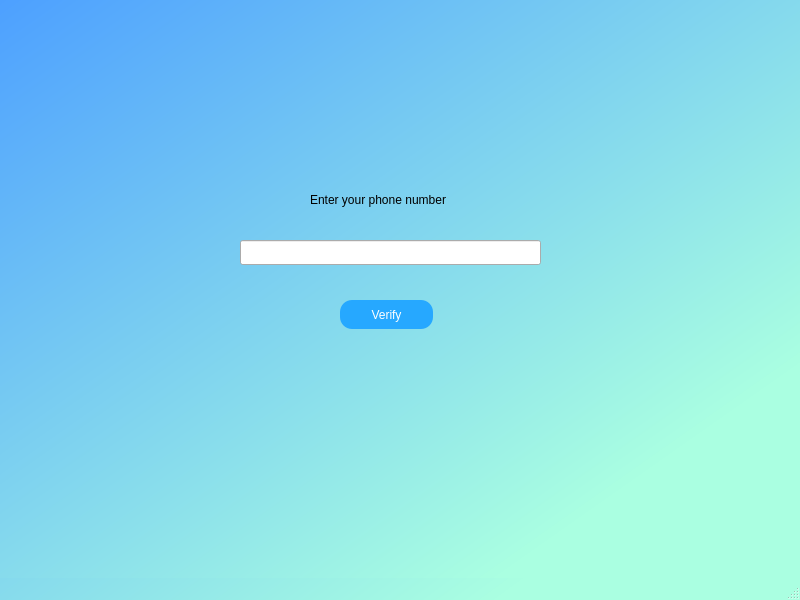
<?xml version="1.0" encoding="UTF-8"?>
<ui version="4.0">
 <class>Signup_page</class>
 <widget class="QMainWindow" name="Signup_page">
  <property name="geometry">
   <rect>
    <x>0</x>
    <y>0</y>
    <width>800</width>
    <height>600</height>
   </rect>
  </property>
  <property name="windowTitle">
   <string>MainWindow</string>
  </property>
  <property name="styleSheet">
   <string notr="true">QMainWindow#Signup_page{
background-color: qlineargradient(spread:pad, x1:0.804, y1:0.823182, x2:0, y2:0, stop:0 rgba(170, 255, 225, 255), stop:1 rgba(77, 160, 255, 255));
}</string>
  </property>
  <widget class="QWidget" name="centralwidget">
   <property name="styleSheet">
    <string notr="true">QWidget#centralwidget{
background-color: qlineargradient(spread:pad, x1:0.804, y1:0.823182, x2:0, y2:0, stop:0 rgba(170, 255, 225, 255), stop:1 rgba(77, 160, 255, 255));
}</string>
   </property>
   <widget class="QLabel" name="label">
    <property name="geometry">
     <rect>
      <x>310</x>
      <y>190</y>
      <width>191</width>
      <height>20</height>
     </rect>
    </property>
    <property name="text">
     <string>Enter your phone number</string>
    </property>
   </widget>
   <widget class="QLineEdit" name="phonenumber">
    <property name="geometry">
     <rect>
      <x>240</x>
      <y>240</y>
      <width>301</width>
      <height>25</height>
     </rect>
    </property>
   </widget>
   <widget class="QPushButton" name="verify">
    <property name="geometry">
     <rect>
      <x>340</x>
      <y>300</y>
      <width>93</width>
      <height>29</height>
     </rect>
    </property>
    <property name="styleSheet">
     <string notr="true">QPushButton 
{
border-radius: 12px;
background: #26a8ff;
font: 700 9pt &quot;Helvetica Now Display&quot;;
color: white;
}
QPushButton:hover
{
background: #61ffed;
}
QPushButton:pressed 
{
background: white;
border: 2px solid #61ffed; 
color: #61ffed;
}
</string>
    </property>
    <property name="text">
     <string>Verify</string>
    </property>
   </widget>
  </widget>
  <widget class="QMenuBar" name="menubar">
   <property name="geometry">
    <rect>
     <x>0</x>
     <y>0</y>
     <width>800</width>
     <height>26</height>
    </rect>
   </property>
  </widget>
  <widget class="QStatusBar" name="statusbar"/>
 </widget>
 <resources/>
 <connections/>
</ui>
